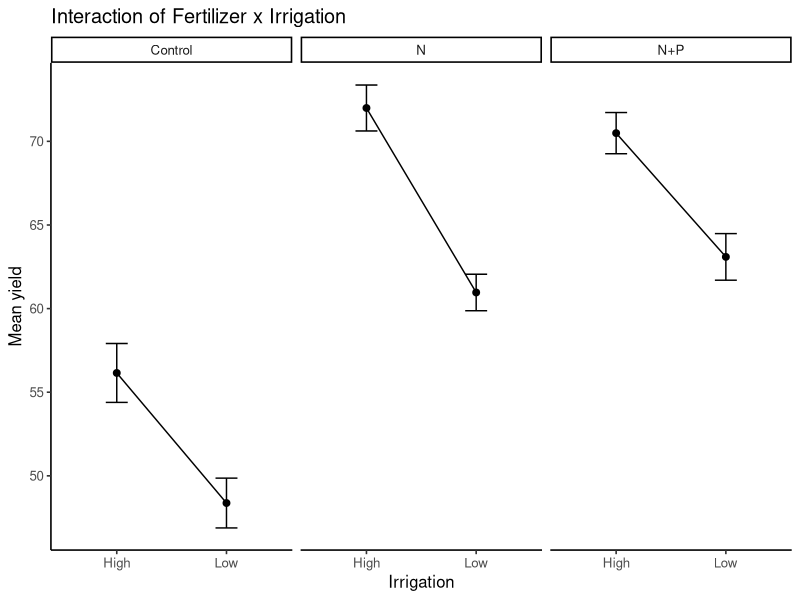

This chart was generated by the following R code:
# installing Packages
# install.packages(c("tidyverse", "car", "emmeans", "effectsize", "performance", "broom", "kableExtra"))
library(tidyverse)

# Importing the dataset
d <- read.csv("cropdata.csv")

# Quick Exploratory Descriptive Analysis
summs <- d %>%
  group_by(fert, irr) %>%
  summarise(mean = mean(y), se = sd(y)/sqrt(n()), .groups = "drop")

# Quick Data Summary Visualization
library(ggplot2)
ggplot(summs, aes(irr, mean, group = fert))+
  geom_line() +
  geom_point(size = 2) +
  geom_errorbar(aes(ymin=mean-se, ymax=mean+se), width = .2)+
  facet_wrap(~fert, nrow = 1) +
  labs(x="Irrigation", y="Mean yield",
       title="Interaction of Fertilizer x Irrigation") +
  theme_classic(base_size = 12)